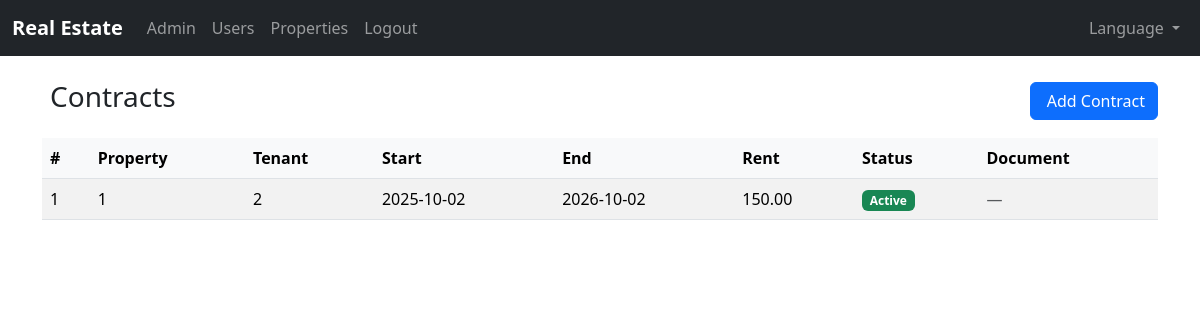
Screenshot of /employee/contracts (signed in) with the database file from the repository.
### app/models.py (models this page shows, shortened)
class TimestampMixin:
    created_at = db.Column(db.DateTime, default=datetime.utcnow, nullable=False)
    updated_at = db.Column(db.DateTime, default=datetime.utcnow, onupdate=datetime.utcnow)

class User(UserMixin, db.Model, TimestampMixin):
    __tablename__ = "users"
    id = db.Column(db.Integer, primary_key=True)
    username = db.Column(db.String(80), unique=True, nullable=False)
    email = db.Column(db.String(255), unique=True, nullable=False)
    password_hash = db.Column(db.String(255), nullable=False)
    role = db.Column(db.String(32), nullable=False, index=True)
    contracts = db.relationship("Contract", back_populates="tenant", lazy="dynamic")
    @property
    def is_admin(self) -> bool:
        return self.role == "admin"
    @property
    def is_employee(self) -> bool:
        return self.role == "employee"

class Contract(db.Model, TimestampMixin):
    __tablename__ = "contracts"
    id = db.Column(db.Integer, primary_key=True)
    property_id = db.Column(db.Integer, db.ForeignKey("properties.id"), nullable=False, index=True)
    tenant_id = db.Column(db.Integer, db.ForeignKey("users.id"), nullable=False, index=True)
    start_date = db.Column(db.Date, nullable=False)
    end_date = db.Column(db.Date, nullable=False)
    rent_amount = db.Column(db.Numeric(12, 2), nullable=False)
    status = db.Column(db.String(50), nullable=False, default="active")
    document_path = db.Column(db.String(500))
    property = db.relationship("Property", back_populates="contracts")
    tenant = db.relationship("User", back_populates="contracts")
    payments = db.relationship("Payment", back_populates="contract", lazy="dynamic")

class Property(db.Model, TimestampMixin):
    __tablename__ = "properties"
    id = db.Column(db.Integer, primary_key=True)
    title = db.Column(db.String(200), nullable=False)
    description = db.Column(db.Text)
    price = db.Column(db.Numeric(12, 2), nullable=False, default=0)
    status = db.Column(db.String(50), nullable=False, default="available")
    property_type = db.Column(db.String(20), nullable=False, default="building", index=True)
    images = db.Column(db.Text)  # store comma-separated file names or JSON
    number = db.Column(db.String(50), nullable=True)
    floor = db.Column(db.Integer, nullable=True)
    area_sqm = db.Column(db.Numeric(10, 2), nullable=True)
    bedrooms = db.Column(db.Integer, nullable=True)
    bathrooms = db.Column(db.Integer, nullable=True)
    num_apartments = db.Column(db.Integer, nullable=True)
    num_floors = db.Column(db.Integer, nullable=True)
    contracts = db.relationship("Contract", back_populates="property", lazy="dynamic")
    apartments = db.relationship(
        "Apartment",
        back_populates="building",
        lazy="dynamic",
        cascade="all, delete-orphan",
    )

### app/employee/routes.py (the view)
@employee_bp.route("/contracts")
@login_required
@employee_required
def contracts_list():
    contracts = Contract.query.order_by(Contract.created_at.desc()).all()
    return render_template("employee/contracts_list.html", contracts=contracts)

### app/__init__.py (called while the page is built)
def select_locale():
    from flask import session, request
    lang = session.get("lang")
    if lang:
        return lang
    return request.accept_languages.best_match(Config.LANGUAGES.keys())

### app/employee/routes.py (called while the page is built)
def employee_required(func):
    from functools import wraps
    @wraps(func)
    def wrapper(*args, **kwargs):
        if not current_user.is_authenticated or not (current_user.is_employee or current_user.is_admin):
            return abort(403)
        return func(*args, **kwargs)
    return wrapper

### app/templates/employee/contracts_list.html (shortened to what this page needs)
{% extends 'base.html' %}
{% block content %}
<div class="d-flex justify-content-between align-items-center mb-3">
  <h3>{{ _('Contracts') }}</h3>
  <a class="btn btn-primary" href="{{ url_for('employee.contracts_create') }}">
    {{ _('Add Contract') }}
  </a>
</div>
<div class="table-responsive">
  <table class="table table-striped table-hover align-middle">
    <thead>
      <tr>
        <th>#</th>
        <th>{{ _('Property') }}</th>
        <th>{{ _('Tenant') }}</th>
        <th>{{ _('Start') }}</th>
        <th>{{ _('End') }}</th>
        <th>{{ _('Rent') }}</th>
        <th>{{ _('Status') }}</th>
        <th>{{ _('Document') }}</th>
      </tr>
    </thead>
    <tbody>
      {% for c in contracts %}
      <tr>
        <td>{{ c.id }}</td>
        <td>{{ c.property.title }}</td>
        <td>{{ c.tenant.username }}</td>
        <td>{{ c.start_date }}</td>
        <td>{{ c.end_date }}</td>
        <td>{{ c.rent_amount }}</td>
        <td>
          {% if c.status == 'active' %}
            <span class="badge bg-success">{{ _('Active') }}</span>
          {% elif c.status == 'expired' %}
            <span class="badge bg-danger">{{ _('Expired') }}</span>
          {% elif c.status == 'pending' %}
            <span class="badge bg-warning text-dark">{{ _('Pending') }}</span>
          {% else %}
            <span class="badge bg-secondary">{{ c.status }}</span>
          {% endif %}
        </td>
        <td>
          {% if c.document_path %}
          <a class="btn btn-sm btn-outline-secondary" href="{{ url_for('uploaded_file', filename=c.document_path) }}" target="_blank">
            <i class="bi bi-box-arrow-up-right me-1"></i>{{ _('View') }}
          </a>
          {% else %}
          <span class="text-muted">—</span>
          {% endif %}
        </td>
      </tr>
      {% else %}
      <tr>
        <td colspan="8" class="text-center py-4">{{ _('No data') }}</td>
      </tr>
      {% endfor %}
    </tbody>
  </table>
</div>
{% endblock %}

### app/static/styles.css (style rules this page uses)
body { font-family: system-ui, -apple-system, Segoe UI, Roboto, "Helvetica Neue", Arial, "Noto Sans", "Liberation Sans", sans-serif; }

### app/templates/employee/contracts_list.html (style rules this page uses)
.table thead th { background-color: #f8f9fa; font-weight: 600; }
.btn { transition: all 0.2s ease-in-out; }

### rows the page displays
Contract: id "1", property "1", tenant.username "2", start_date "2025-10-02", end_date "2026-10-02", rent_amount "150.00"
